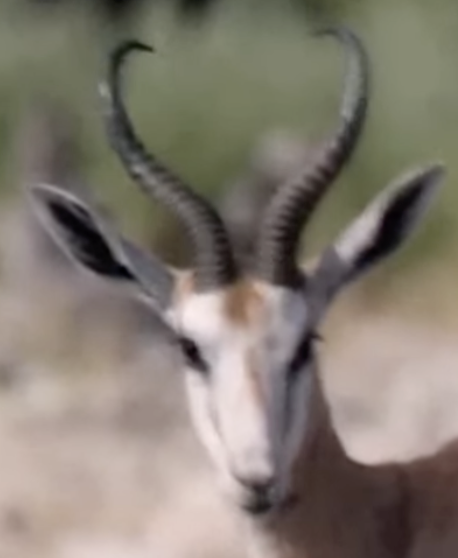
#> input picture 03/template.png, 458 x 558 px
$ python 07CV_ObjectDetection_Shreadhold.py
#> lines starting #> are read from the running program, lines starting #| are printed output that depends on the picture
import cv2
import numpy as np

def multi_scale_template_matching(img_gray, template_gray, scale_factors):
    matches = []
    for scale in scale_factors:
        scaled_template = cv2.resize(template_gray, None, fx=scale, fy=scale)
        result = cv2.matchTemplate(img_gray, scaled_template, cv2.TM_CCOEFF_NORMED)
        _, max_val, _, max_loc = cv2.minMaxLoc(result)
        matches.append((max_val, max_loc, scaled_template.shape))
    return matches

def main():
    img_gray = cv2.imread("07.png", cv2.IMREAD_GRAYSCALE)
    template_gray = cv2.imread("template.png", cv2.IMREAD_GRAYSCALE)
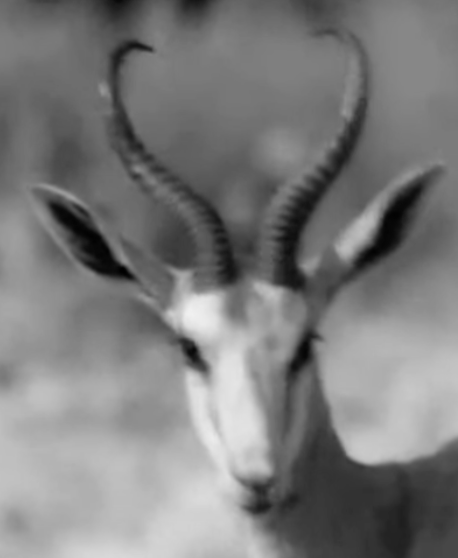
#> template_gray: shape (558, 458); min 0, max 241, mean 124

    scale_factors = [0.5, 0.75, 1.0, 1.25, 1.5]  # 尝试不同的尺度因子

    matches = multi_scale_template_matching(img_gray, template_gray, scale_factors)
#> after the loop in multi_scale_template_matching, `for scale in scale_factors:`: matches = []

    # 设置阈值，只保留满足阈值条件的匹配结果
    threshold = 0.8
    matches_above_threshold = [match for match in matches if match[0] > threshold]

    if matches_above_threshold:
        best_match = max(matches_above_threshold, key=lambda x: x[0])  # 找到最好的匹配
        max_val, max_loc, (w, h) = best_match
        top_left = max_loc
        bottom_right = (top_left[0] + w, top_left[1] + h)

        # 画出匹配的矩形框
        img_matched = cv2.cvtColor(img_gray, cv2.COLOR_GRAY2BGR)
        cv2.rectangle(img_matched, top_left, bottom_right, (0, 255, 0), 2)

        cv2.imshow("Matched", img_matched)
        cv2.waitKey(0)
        cv2.destroyAllWindows()
    else:
        print("No match found above threshold.")

if __name__ == "__main__":
#> (the run stopped early here; a loop or call above may not have finished)
